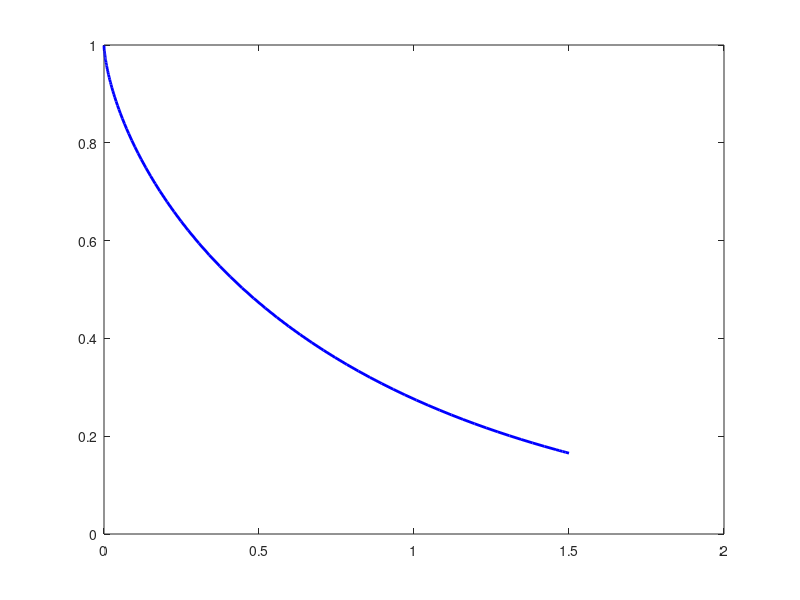

MATLAB code for this plot: (Note: this script raises an error after producing the figure.)
%-- Kap_08_Taschenuhr.m
function taschenuhr
  y0 = 0.999;  tspan = [0,1.5]; rtol = 1.0e-4; atol = 1.0e-4;
  options = odeset('RelTol',rtol,'AbsTol',atol,'Stats','on');
  tic
  [t,y] = ode45(@dgl,tspan,y0,options);
  toc
  y_ode45 = y(end);
  plot(t,y,'color','blue','Linewidth',2)
  hold on
  tic
  [t,y] = rk3_simple(@dgl,tspan,y0,atol,rtol);
  toc
  y_rk3_simple = y(end);
  plot(t,y,'o','Linewidth',2,'color','red')
  xlabel('x'); ylabel('y');
  ax = gca; ax.FontSize = 14;
  legend('ode45','rk3\_simple')
%-- Genauigkeit in tend
  rtol = 1.0e-14; atol = 1.0e-14;
  options = odeset('RelTol',rtol,'AbsTol',atol,'Stats','on');
  tic
  [t,y] = ode45(@dgl,tspan,y0,options);
  toc
  y_exakt = y(end);
  err_ode45 = abs(y_exakt-y_ode45)
  err_rk3_simple = abs(y_exakt-y_rk3_simple)
end

function dy = dgl(t,y)
 dy = -y./sqrt(1-y.^2);
end

